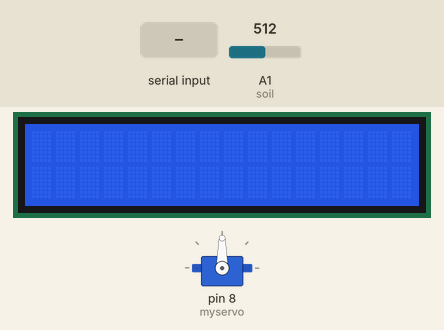
Simulated run of this sketch. Board: Arduino Uno, built with avr-gcc and run on an emulated ATmega328P. On the bench: 16×2 character LCD, servo. The test bench sets the inputs (shaded band); at power-on: A1 (soil) = 512. What the sketch prints to the serial monitor is not drawn.

Above: at 1.2 s.
1.3 s: A1 (soil) set to 394
3.2 s: A1 (soil) set to 365
7.9 s: "1" received over Serial
At 9.69 s:
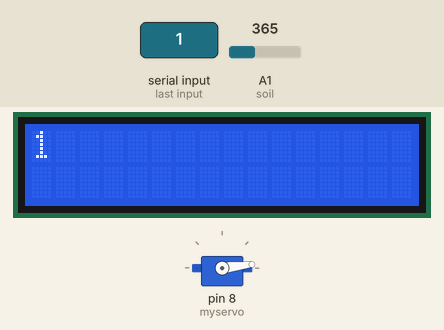
At 12.5 s:
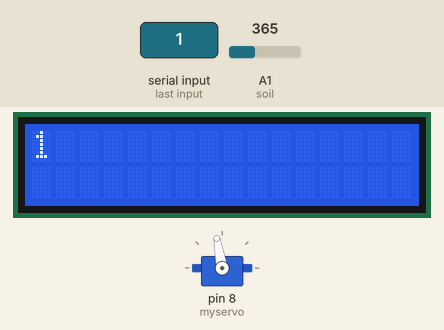
Timing chart, 0 to 16.9 s (numbered marks = the images above; inputs shaded):
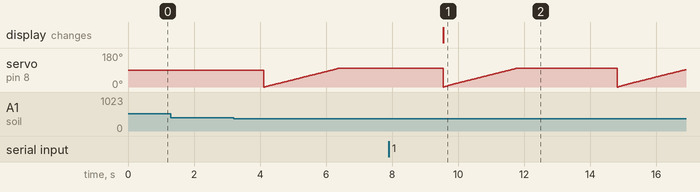

Measured:
- after the input at 1.3 s, every drawn part: stays the same
- after the input at 7.9 s, the display: changes after 1.6 s (image 1)
- by itself, servo on pin 8 (myservo): ramps from 0° to 100° and jumps back, once every 5.3 s

The sketch:

smart_home_arduino.ino
```cpp
#include<Servo.h>
#include<LiquidCrystal.h>

Servo myservo;
 int pos=0;
 const int rs = 12, en = 11, d4 = 5, d5 = 4, d6 = 3, d7 = 2;
LiquidCrystal lcd(rs, en, d4, d5, d6, d7);

void setup() {
  // put your setu0p code here, to run once:
  lcd.begin(16,2); //LCD serial communications
  pinMode(A1,INPUT); //soil
  myservo.attach(8); //servo for water flow
  Serial.begin(9600);
}

void loop() {
  // put your main code here, to run repeatedly:
int soil =analogRead(A1);
Serial.print("Soil moisture: ");
Serial.println(soil);
  if(Serial.available()){
        delay(100);
        lcd.clear();
        while(Serial.available()>0){
          lcd.write(Serial.read());
        }
  }
int persoil =(100-((1023-analogRead(A1))*100)/1023);
if(persoil>=83 && persoil<=100){
       //motor ON water flow starts
        for (pos = 0; pos <= 100; pos += 1) { // goes from 0 degrees to 100 degrees
        myservo.write(pos);              // tell servo to go to position in variable 'pos'
        delay(20);
        Serial.println("Water flowing starts");
          if(Serial.available()){
            delay(100);
            lcd.clear();
            while(Serial.available()>0){
                  lcd.write(Serial.read());
              }
          }
        }
          Serial.print("persoil: ");
          Serial.println(persoil);
            if(Serial.available()){
                delay(100);
                lcd.clear();
                while(Serial.available()>0){
                      lcd.write(Serial.read());
                }
            }
     delay(3000);
}
else {
  Serial.print("persoil: ");
  Serial.println(persoil);
    delay(1000);
  Serial.println("SOIL BED CONDITION: NORMAL // NO WATER NEEDED");
    if(Serial.available()){
        delay(100);
        lcd.clear();
        while(Serial.available()>0){
          lcd.write(Serial.read());
        }
  }
 }
}
```
